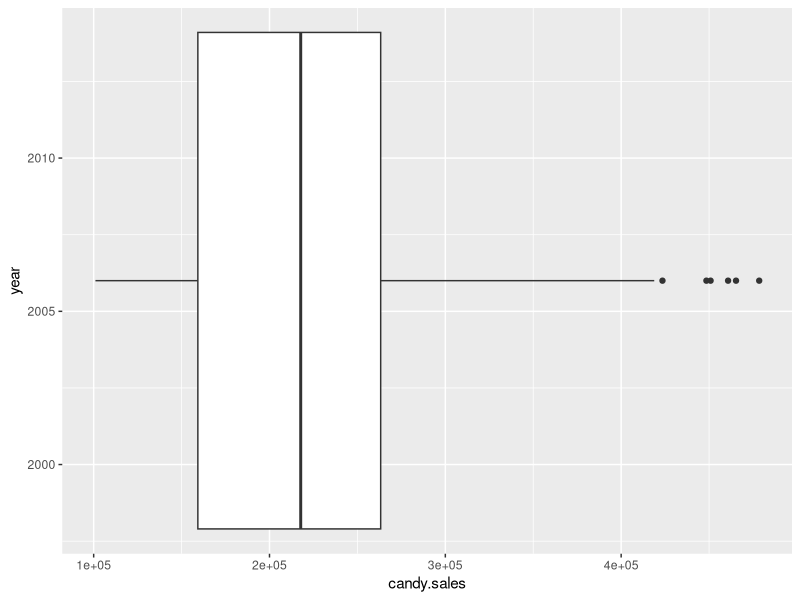
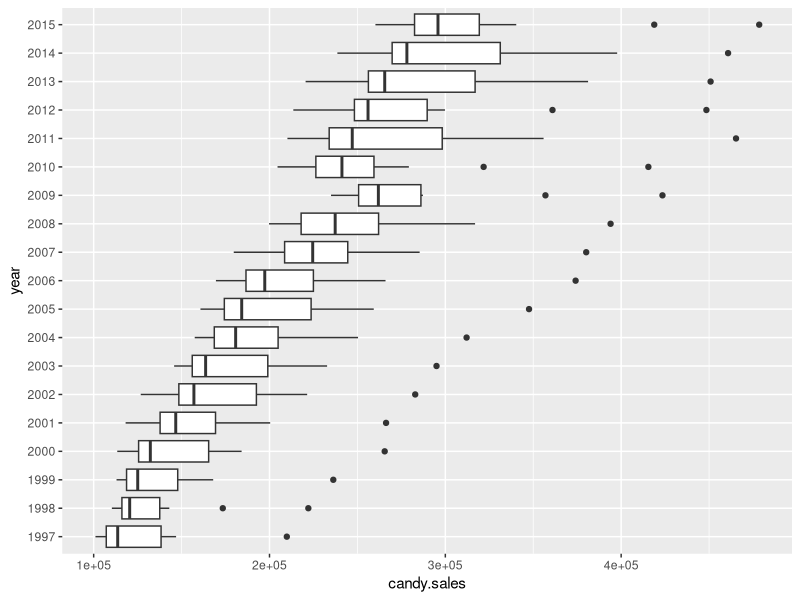
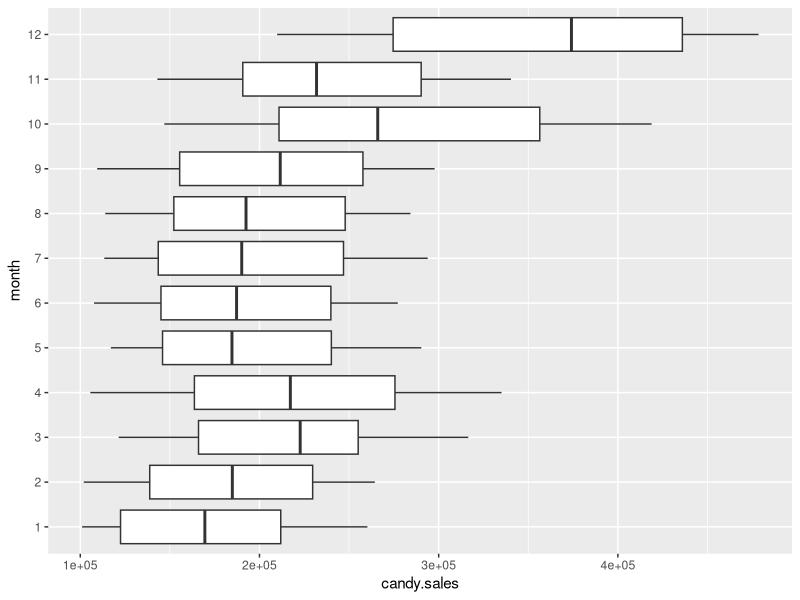
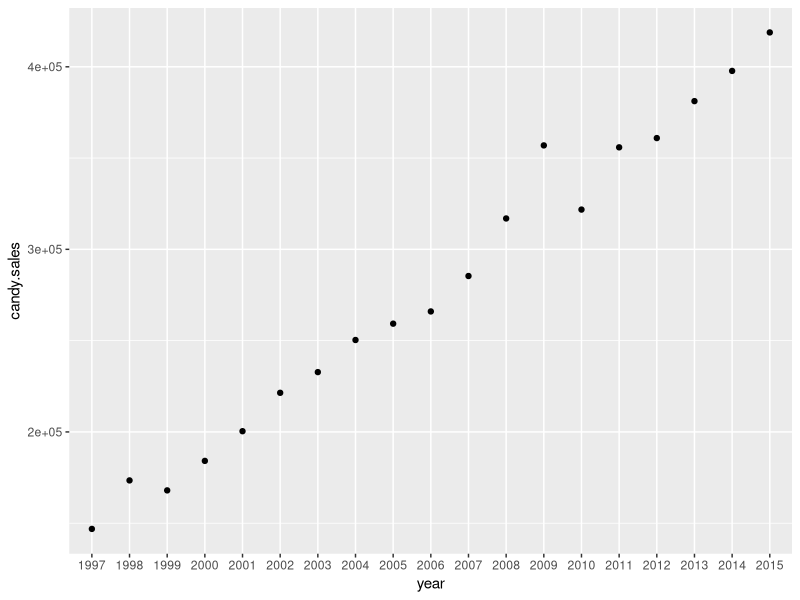
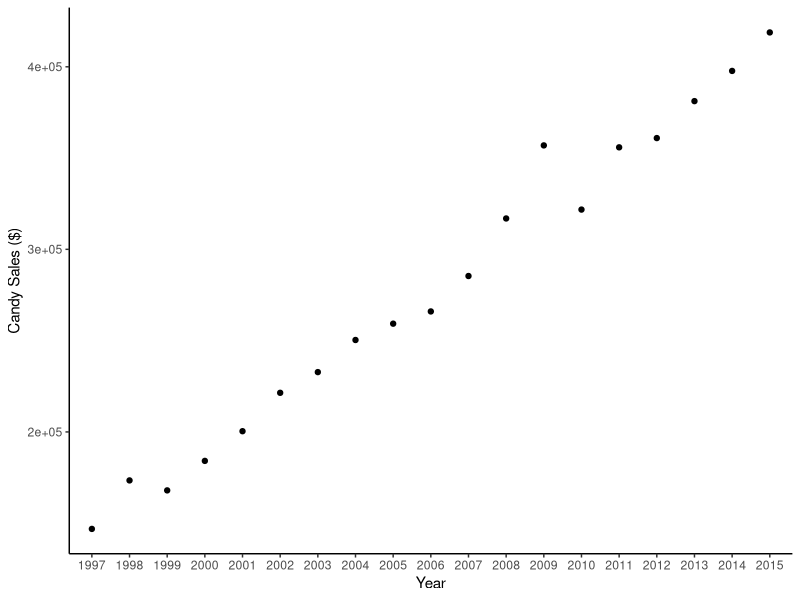
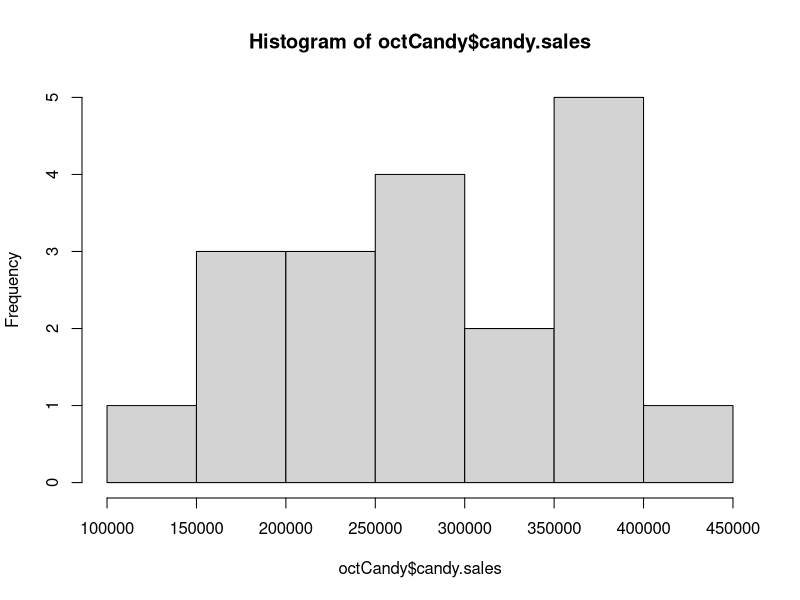
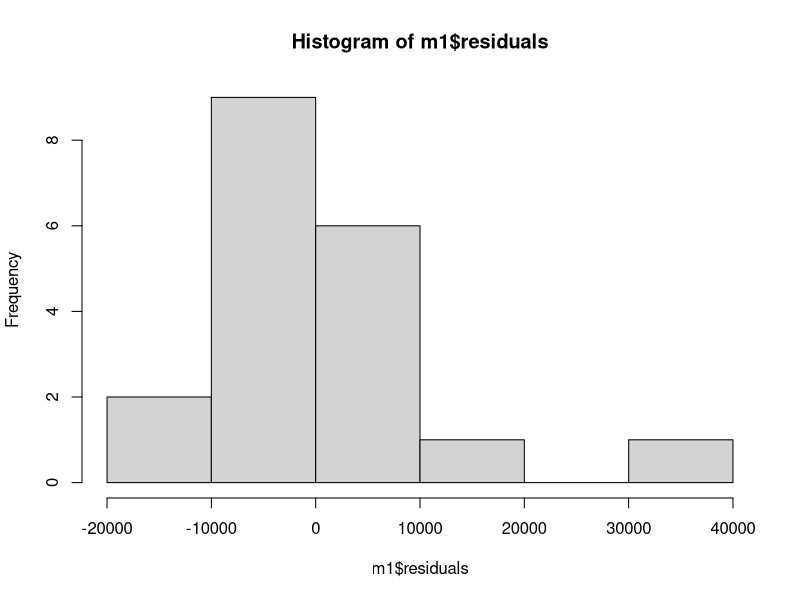
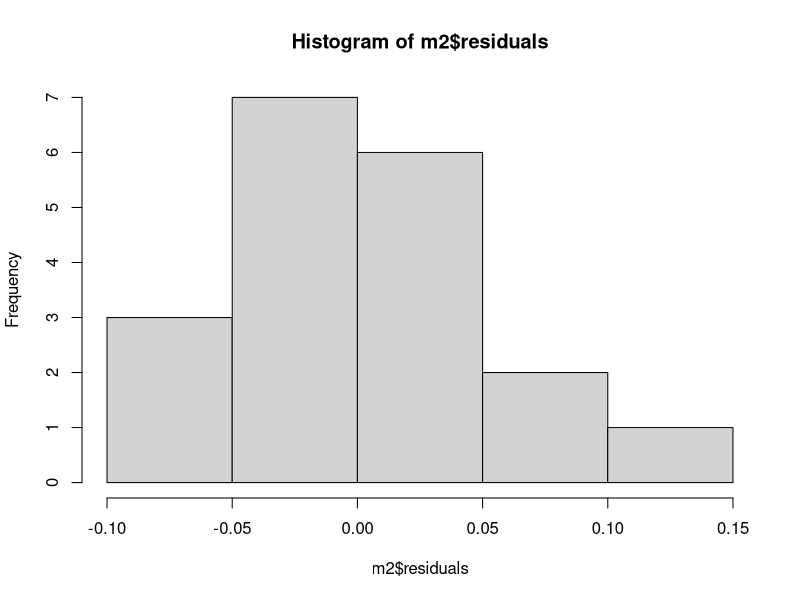

R code for these plots, in order:
## ---- chunk 1
library(tidyverse)
## ---- chunk 2
canCandy <-read.csv("data/canadian.candy.sales.csv")
humanPop <-read.csv("data/human.pop.density.csv")
usaCandy <- read.csv("data//usa.halloween.spending.csv")
## ---- chunk 3
## Using Tibble
as_data_frame(canCandy)

## Using compact display
str(canCandy)

## others views
head(canCandy)

## see change in sales over years
ggplot(canCandy) +geom_boxplot(mapping = aes(year, candy.sales)) + coord_flip()

## need as a factor
canCandy$year <-as.factor(canCandy$year)
str(canCandy)

## plot again with factor
ggplot(canCandy) +geom_boxplot(mapping = aes(year, candy.sales)) + coord_flip()

## see the difference in sales over months
canCandy$month <-as.factor(canCandy$month)
ggplot(canCandy) +geom_boxplot(mapping = aes(month, candy.sales)) + coord_flip()


## see the difference in sales in just October
octCandy <- canCandy %>% filter(month == 10) 

## plot change in October
ggplot(octCandy) +geom_point(mapping = aes(year, candy.sales))

## Clean up plot
ggplot(octCandy) +geom_point(mapping = aes(year, candy.sales)) + ylab("Candy Sales ($)") + xlab("Year") + theme_classic()
## ---- chunk 4
## check distribution of data
hist(octCandy$candy.sales)



## fit a linear model
m1 <- lm(candy.sales ~ as.numeric(year), data= octCandy)
summary(m1) 

## check model fit
hist(m1$residuals)
shapiro.test(m1$residuals)

## fit a linear model
m2 <- lm(log(candy.sales) ~ as.numeric(year), data= octCandy)
summary(m2) 

## check model fit
hist(m2$residuals)
shapiro.test(m2$residuals)

## Plot again but log-transformed
ggplot(octCandy) +geom_point(mapping = aes(year, log(candy.sales))) + ylab("Candy Sales ($)") + xlab("Year") + theme_classic()

## Plot again but corrected y-axis
ggplot(octCandy, aes(as.numeric(year), candy.sales)) +geom_point() + ylab("Candy Sales ($)") + xlab("Year")  +  scale_y_log10(limits = c(100000,500000)) + geom_smooth(method=lm)

anova(m2, test="Chisq")

## ---- chunk 5
avgCandy <- canCandy %>% group_by(year) %>%  summarize(sales=mean(candy.sales),error=sd(candy.sales))

hist(avgCandy$sales)

## fit a linear model 
m3 <- lm(sales ~ as.numeric(year), data=avgCandy)
summary(m3)

## check normality
shapiro.test(m3$residuals)


## fit a linear model with log transformed
m4 <- lm(log(sales) ~ as.numeric(year), data=avgCandy)
summary(m4)

## check normality
shapiro.test(m4$residuals)

## ---- chunk 6
## Calculate average yearly sales
annual.sales <-canCandy %>% group_by(year) %>% summarise(totalYear = sum(candy.sales))
annual.sales

## divide october sales by year
octCandy <- octCandy %>% mutate(weighted = candy.sales/annual.sales$totalYear)
octCandy

## make it a percentage
octCandy <- octCandy %>% mutate(weighted = candy.sales/annual.sales$totalYear*100)
octCandy

## plot
ggplot(octCandy, aes(year, weighted)) + geom_point()

## check if there is a trend over time
m1 <- lm(weighted ~ as.numeric(year), data=octCandy)
summary(m1)

## test normality
shapiro.test(m1$residuals)

## plot
ggplot(octCandy, aes(as.numeric(year), weighted)) + geom_point() + geom_smooth(method="lm") + ylab("Proportion of October sales for the year (%)")

## A polynomial?
ggplot(octCandy, aes(as.numeric(year), weighted)) + geom_point() + geom_smooth(method="gam", formula= y ~ s(x))+ ylab("Proportion of October sales for the year (%)")

## ---- chunk 7

totalMonth <- canCandy %>% group_by(year, month) %>% summarize(sales=sum(candy.sales))

## best month
totalMonth %>% group_by(year) %>% slice(which.max(sales))

## worst month
totalMonth %>% group_by(year) %>% slice(which.min(sales))

## create column for cost to stay in business
totalMonth <- totalMonth %>%  mutate(profit = ifelse(sales > 200000, 1, 0))

## check the profit over time
ggplot(totalMonth) + geom_bar(aes(x=year, y=profit), stat="identity")


## GLM to determine if the change is significant
m1 <- glm(profit ~ as.numeric(year), family="binomial", data=totalMonth)
summary(m1)

anova(m1, test="Chisq")

